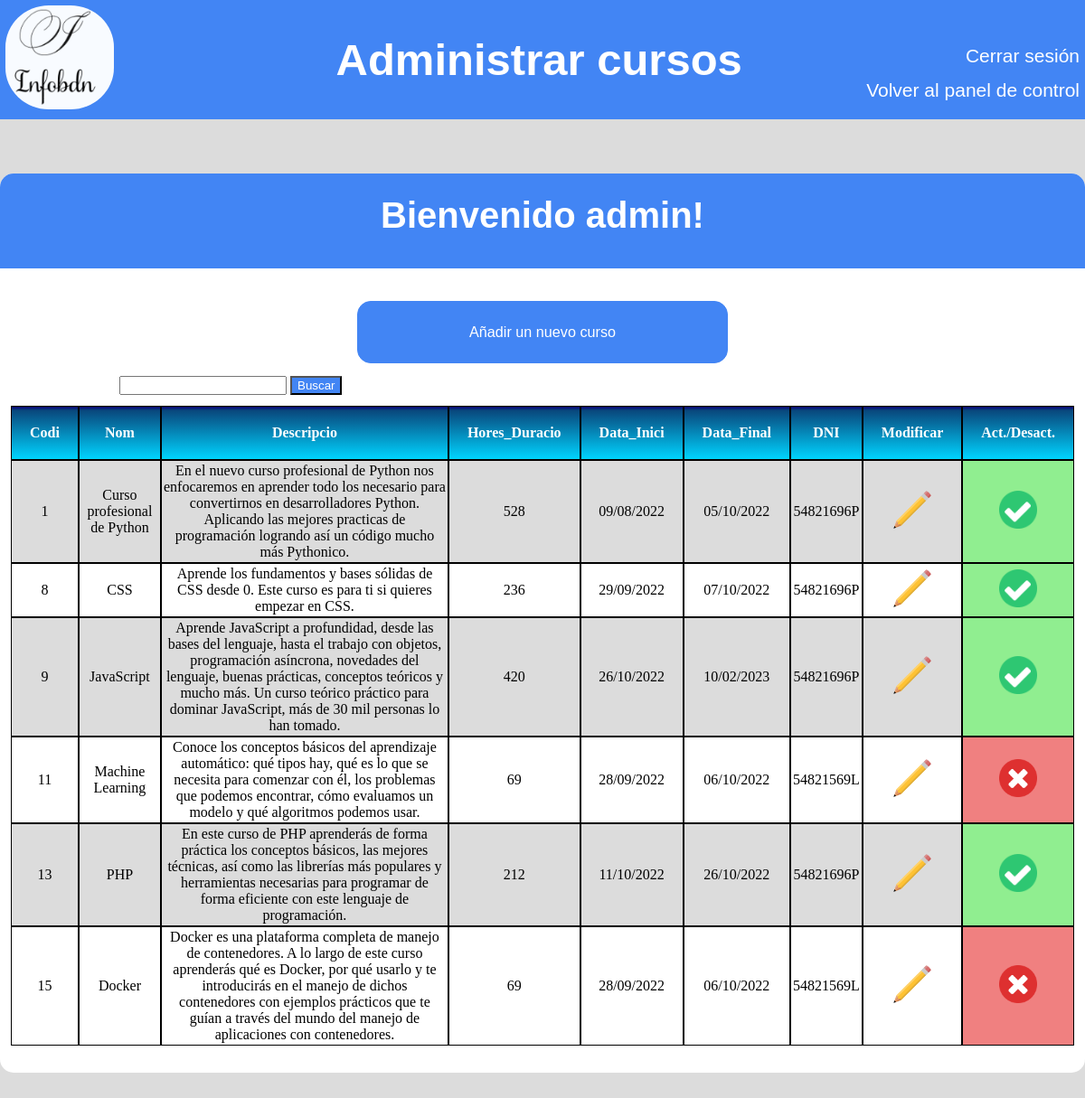
Screenshot of /cursos.php (signed in) with the database file from the repository.
### tables this page shows
CREATE TABLE `cursos` (
  `Codi` int(11) NOT NULL,
  `Nom` varchar(255) NOT NULL,
  `Descripcio` varchar(1024) NOT NULL,
  `Hores_Duracio` int(10) NOT NULL,
  `Data_Inici` date NOT NULL,
  `Data_Final` date NOT NULL,
  `DNI` varchar(9) NOT NULL,
  `Activado` tinyint(1) NOT NULL DEFAULT 1
);

### funciones.php (the view, shortened to what this page needs)
<?php
function conectar() {
    try {
        $servername = "localhost";
        $database = "infobdn";
        $username = "root";
        $conn = mysqli_connect($servername, $username,"", $database);
        return $conn;
    } catch(Exception $ex) {
        echo "<p class=errorsql>Fallo al conectar a la base de datos</p>";
        echo '<meta http-equiv="refresh" content="2;url=index.php" />';
    }
}
            ?>
                    <?php
function mostrarColumnasCursos() {
    try {
        $conn = conectar();
        $query = "SHOW COLUMNS FROM cursos";
        $result = mysqli_query($conn,$query);
        echo "<table cellspacing=0>";
        echo "<thead>";
        while($array = $result-> fetch_array(MYSQLI_ASSOC)) {
            if($array['Field'] != "Activado") {
                echo "<th>".$array['Field']."</th>";
            }
        }
    } catch(Exception $ex) {
        echo "<p class=errorsql>Fallo al ejecutar la consulta</p>";
        echo '<meta http-equiv="refresh" content="2;url=administracion.php" />';
    }
}
function mostrarCursos() {
    try {
        $conn = conectar();
        mostrarColumnasCursos();
        echo "<th>Modificar</th>";
        echo "<th>Act./Desact.</th>";
        echo "</thead>";
        $query = "SELECT * FROM cursos ORDER BY Codi";
        $result = mysqli_query($conn,$query);
        echo "<tbody>";
        while($array = $result-> fetch_array(MYSQLI_ASSOC)) {
        echo "<tr>";
        foreach ($array as $field_name => $value) {
            if ($field_name == "Activado") {
                if($value == '1') {
                    $src = 'img/tick.png';
                    $class = "activado";
                }
                else {
                    $src = 'img/cross.png';
                    $class = "desactivado";
                }
            }
            else if($field_name == "Data_Inici") {
                $fechaInicio = date("d/m/Y", strtotime($array["Data_Inici"]));
                echo "<td>$fechaInicio</td>";
            }
            else if($field_name == "Data_Final") {
                $fechaFinal = date("d/m/Y", strtotime($array["Data_Final"]));
                echo "<td>$fechaFinal</td>";
            }
            else {
                echo "<td>$value</td>";
            }
        }
        echo"<td><a href='modificarcurso.php?Codi=".$array['Codi']."&estado=".$array['Activado']."'><img src='img/pencil.png' alt='Modificar' style='width:42px;height:42px;'></a></td>";
        echo"<td class=$class><a href='borrarcurso.php?Codi=".$array['Codi']."&estado=".$array['Activado']."'><img src=$src alt='Borrar' style='width:42px;height:42px;'></a></td></tr>";
        }
        echo "</tbody>";
        echo "</table>";
    } catch(Exception $ex) {
        echo "<p class=errorsql>Fallo al ejecutar la consulta</p>";
        echo '<meta http-equiv="refresh" content="2;url=administracion.php" />';
    }
}
        ?>

### stylesheets/cursos.css (style rules this page uses)
body { margin: 0; background-color: gainsboro; }
a { color: white; font-family: Impact, Haettenschweiler, 'Arial Narrow Bold', sans-serif; text-decoration: none; font-size:calc(9px + 1vw); }
table { grid-row:3; padding:1%; place-self: center center; }
tr:nth-child(2n + 1) { background:gainsboro; }
td { border:1px solid black; text-align: center; padding:2px; }
th { border:1px solid black; padding:20px; color:white; background: rgb(2,0,36); background: linear-gradient(rgba(2,0,36,1) 0%, rgba(9,9,121,1) 1%, rgba(9,71,124,1) 7%, rgba(0,212,255,1) 100%); }
.desactivado { background-color: lightcoral; }
.activado { background-color: lightgreen; }

### rows the page displays
cursos: Codi "1", Nom "Curso profesional de Python", Descripcio "En el nuevo curso profesional de Python nos enfocaremos en aprender todo los necesario para convertirnos en desarrolladores Python. Aplicando las mejores practicas de programación logrando así un código mucho más Pythonico.", Hores_Duracio "528", Data_Inici "09/08/2022", Data_Final "05/10/2022", DNI "54821696P"
cursos: Codi "8", Nom "CSS", Descripcio "Aprende los fundamentos y bases sólidas de CSS desde 0. Este curso es para ti si quieres empezar en CSS.", Hores_Duracio "236", Data_Inici "29/09/2022", Data_Final "07/10/2022", DNI "54821696P"
cursos: Codi "9", Nom "JavaScript", Descripcio "Aprende JavaScript a profundidad, desde las bases del lenguaje, hasta el trabajo con objetos, programación asíncrona, novedades del lenguaje, buenas prácticas, conceptos teóricos y mucho más. Un curso teórico práctico para dominar JavaScript, más de 30 mil personas lo han tomado.", Hores_Duracio "420", Data_Inici "26/10/2022", Data_Final "10/02/2023", DNI "54821696P"
cursos: Codi "11", Nom "Machine Learning", Descripcio "Conoce los conceptos básicos del aprendizaje automático: qué tipos hay, qué es lo que se necesita para comenzar con él, los problemas que podemos encontrar, cómo evaluamos un modelo y qué algoritmos podemos usar.", Hores_Duracio "69", Data_Inici "28/09/2022", Data_Final "06/10/2022", DNI "54821569L"
cursos: Codi "13", Nom "PHP", Descripcio "En este curso de PHP aprenderás de forma práctica los conceptos básicos, las mejores técnicas, así como las librerías más populares y herramientas necesarias para programar de forma eficiente con este lenguaje de programación.", Hores_Duracio "212", Data_Inici "11/10/2022", Data_Final "26/10/2022", DNI "54821696P"
cursos: Codi "15", Nom "Docker", Descripcio "Docker es una plataforma completa de manejo de contenedores. A lo largo de este curso aprenderás qué es Docker, por qué usarlo y te introducirás en el manejo de dichos contenedores con ejemplos prácticos que te guían a través del mundo del manejo de aplicaciones con contenedores.", Hores_Duracio "69", Data_Inici "28/09/2022", Data_Final "06/10/2022", DNI "54821569L"

### other values shown
$_SESSION['nombre'] "admin"
$array['Field'] "Codi"
$array['Field'] "Nom"
$array['Field'] "Descripcio"
$array['Field'] "Hores_Duracio"
$array['Field'] "Data_Inici"
$array['Field'] "Data_Final"
$array['Field'] "DNI"
